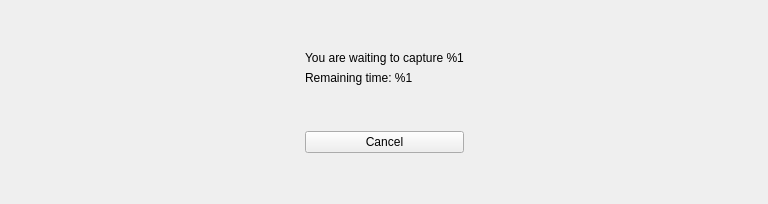
       <widget class="QWidget" name="page_zonecatch">
        <property name="styleSheet">
         <string notr="true">#page_zonecatch{background-image: url(:/CC/images/inventory/background.jpg);}</string>
        </property>
        <layout class="QHBoxLayout" name="horizontalLayout_50">
         <item>
          <spacer name="horizontalSpacer_46">
           <property name="orientation">
            <enum>Qt::Horizontal</enum>
           </property>
           <property name="sizeHint" stdset="0">
            <size>
             <width>294</width>
             <height>20</height>
            </size>
           </property>
          </spacer>
         </item>
         <item>
          <layout class="QVBoxLayout" name="verticalLayout_31">
           <item>
            <spacer name="verticalSpacer_30">
             <property name="orientation">
              <enum>Qt::Vertical</enum>
             </property>
             <property name="sizeHint" stdset="0">
              <size>
               <width>20</width>
               <height>40</height>
              </size>
             </property>
            </spacer>
           </item>
           <item>
            <widget class="QLabel" name="zonecaptureWaitText">
             <property name="styleSheet">
              <string notr="true">color: rgb(0, 0, 0);</string>
             </property>
             <property name="text">
              <string>You are waiting to capture %1</string>
             </property>
            </widget>
           </item>
           <item>
            <widget class="QLabel" name="zonecaptureWaitTime">
             <property name="styleSheet">
              <string notr="true">color: rgb(0, 0, 0);</string>
             </property>
             <property name="text">
              <string>Remaining time: %1</string>
             </property>
            </widget>
           </item>
           <item>
            <spacer name="verticalSpacer_31">
             <property name="orientation">
              <enum>Qt::Vertical</enum>
             </property>
             <property name="sizeHint" stdset="0">
              <size>
               <width>20</width>
               <height>40</height>
              </size>
             </property>
            </spacer>
           </item>
           <item>
            <widget class="QPushButton" name="zonecaptureCancel">
             <property name="text">
              <string>Cancel</string>
             </property>
            </widget>
           </item>
           <item>
            <spacer name="verticalSpacer_29">
             <property name="orientation">
              <enum>Qt::Vertical</enum>
             </property>
             <property name="sizeHint" stdset="0">
              <size>
               <width>20</width>
               <height>40</height>
              </size>
             </property>
            </spacer>
           </item>
          </layout>
         </item>
         <item>
          <spacer name="horizontalSpacer_47">
           <property name="orientation">
            <enum>Qt::Horizontal</enum>
           </property>
           <property name="sizeHint" stdset="0">
            <size>
             <width>293</width>
             <height>20</height>
            </size>
           </property>
          </spacer>
         </item>
        </layout>
       </widget>
